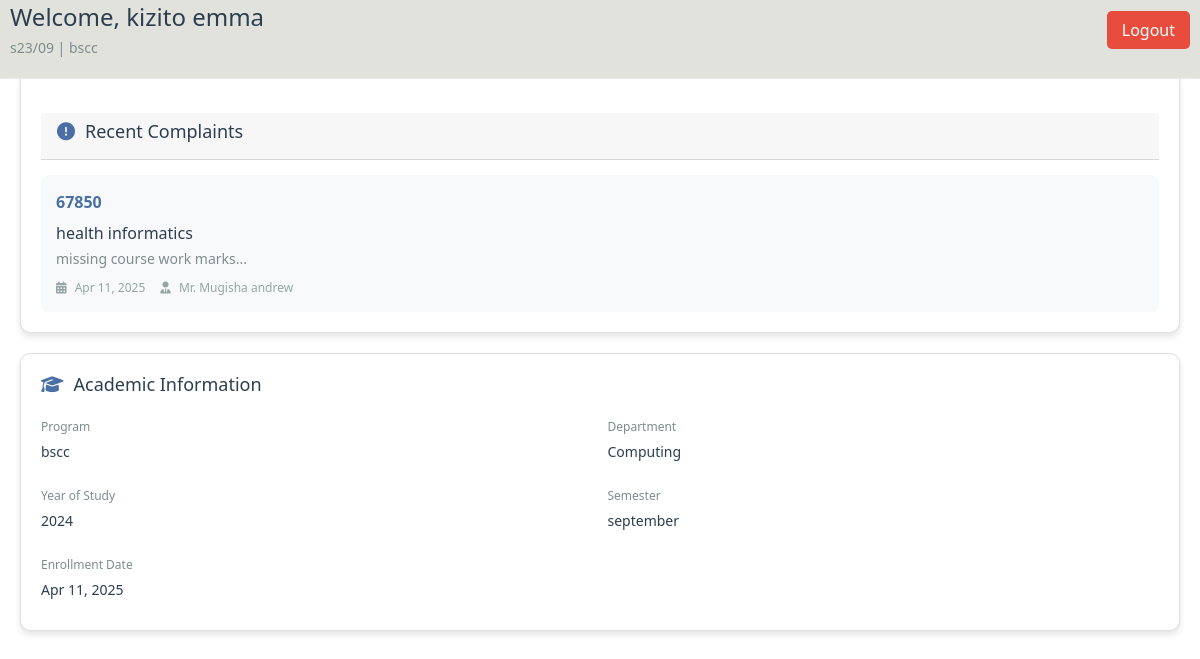
Page /student/dashboard (signed in) on the committed database.
### school_app/models.py (models this page shows, shortened)
class Student(db.Model, UserMixin):
    __tablename__ = 'students'
    student_id = db.Column(db.Integer, primary_key=True)
    student_names = db.Column(db.String(150), nullable=False)
    student_registration_number = db.Column(db.String(150), nullable=False)
    program = db.Column(db.String(100), nullable=False)
    department = db.Column(db.String(100), nullable=False)
    year_of_study = db.Column(db.String(100), nullable=False)
    semester = db.Column(db.String(100), nullable=False)
    email = db.Column(db.String(100), unique=True, nullable=False)
    password = db.Column(db.String(100), nullable=False)
    enrollment_date = db.Column(db.DateTime, nullable=False, default=lambda: datetime.now(AFRICA_KAMPALA_TZ))
    complaints = db.relationship('Complaint', backref='complaint_student', lazy=True)

class Complaint(db.Model):
    __tablename__ = 'complaints'
    complaint_id = db.Column(db.Integer, primary_key=True)
    student_id = db.Column(db.Integer, db.ForeignKey('students.student_id'), nullable=False)
    course_name = db.Column(db.String(120), nullable=False)
    course_code = db.Column(db.String(120), nullable=False)
    course_intake = db.Column(db.String(120), nullable=False)
    complaint_text = db.Column(db.Text, nullable=False)
    lecturer_names = db.Column(db.String(120), nullable=False)
    lecturer_email = db.Column(db.String(120), nullable=False)
    date_filed = db.Column(db.DateTime, default=func.now(), nullable=False)

### school_app/main.py (the view)
@main.route('/student/dashboard')
@login_required
def student_dashboard():
    if not isinstance(current_user._get_current_object(), Student):
        flash('Access denied. Student account required.', 'danger')
        return redirect(url_for('main.home'))
    recent_complaints = Complaint.query.filter_by(student_id=current_user.student_id)\
                                     .order_by(Complaint.date_filed.desc())\
                                     .limit(3)\
                                     .all()
    total_complaints = Complaint.query.filter_by(student_id=current_user.student_id).count()
    return render_template('student_dashboard.html',
                         recent_complaints=recent_complaints,
                         total_complaints=total_complaints)

### school_app/models.py (called while the page is built)
@login_manager.user_loader
def load_user(user_id):
    try:
        user_type, real_id = user_id.split('-', 1)
        if user_type == 'student':
            return Student.query.get(int(real_id))
        elif user_type == 'admin':
            return Admin.query.get(int(real_id))
    except Exception:
        return None

### school_app/templates/student_dashboard.html (shortened to what this page needs)
{% extends "base.html" %}
{% block content %}
<div class="dashboard-container">
    <header class="dashboard-header">
        <div class="user-info">
            <div>
                <h1>Welcome, {{ current_user.student_names }}</h1>
                <p class="user-meta">{{ current_user.student_registration_number }} | {{ current_user.program }}</p>
            </div>
        </div>
        <div class="header-actions">
            <a href="{{ url_for('auth.logout') }}" class="logout-btn">Logout</a>
        </div>
    </header>
        <section class="card complaints-card mt-5">
            <div class="card-header mt-4">
                <h2><i class="fas fa-exclamation-circle"></i> Recent Complaints</h2>
            </div>
            <div class="complaints-list">
                {% if current_user.complaints %}
                    {% for complaint in current_user.complaints[:3] %}
                    <div class="complaint-item">
                        <div class="complaint-header">
                            <span class="course-code">{{ complaint.course_code }}</span>
                        </div>
                        <h3 class="complaint-title">{{ complaint.course_name }}</h3>
                        <p class="complaint-excerpt">{{ complaint.complaint_text[:100] }}...</p>
                        <div class="complaint-meta">
                            <span><i class="fas fa-calendar-alt"></i> {{ complaint.date_filed.strftime('%b %d, %Y') }}</span>
                            <span><i class="fas fa-user-tie"></i> {{ complaint.lecturer_names }}</span>
                        </div>
                    </div>
                    {% endfor %}
                {% else %}
                    <div class="no-complaints">
                        <i class="fas fa-inbox"></i>
                        <p>You haven't filed any complaints yet</p>
                        <a href="{{ url_for('main.complaint') }}" class="btn-primary">File Your First Complaint</a>
                    </div>
                {% endif %}
            </div>
        </section>
        <section class="card academic-card">
            <h2><i class="fas fa-graduation-cap"></i> Academic Information</h2>
            <div class="info-grid">
                <div class="info-item">
                    <label>Program</label>
                    <p>{{ current_user.program }}</p>
                </div>
                <div class="info-item">
                    <label>Department</label>
                    <p>{{ current_user.department }}</p>
                </div>
                <div class="info-item">
                    <label>Year of Study</label>
                    <p>{{ current_user.year_of_study }}</p>
                </div>
                <div class="info-item">
                    <label>Semester</label>
                    <p>{{ current_user.semester }}</p>
                </div>
                <div class="info-item">
                    <label>Enrollment Date</label>
                    <p>{{ current_user.enrollment_date.strftime('%b %d, %Y') }}</p>
                </div>
            </div>
        </section>
    </div>
{% endblock %}

### school_app/static/css/styles.css (style rules this page uses)
* { margin: 0; padding: 0; box-sizing: border-box; }
header { position: fixed; top: 0; left: 0; width: 100%; padding: 3px 10px; background-color: #E0E2DB; z-index: 15; display: flex; justify-content: space-between; }

### school_app/templates/student_dashboard.html (style rules this page uses)
.dashboard-container { max-width: 1200px; margin: 0 auto; padding: 20px; font-family: 'Segoe UI', Tahoma, Geneva, Verdana, sans-serif; color: #333; }
.dashboard-header { display: flex; justify-content: space-between; align-items: center; margin-bottom: 30px; padding-bottom: 20px; border-bottom: 1px solid #eaeaea; }
.user-info { display: flex; align-items: center; gap: 20px; }
.user-info h1 { margin: 0; font-size: 24px; color: #2c3e50; }
.user-meta { margin: 5px 0 0; color: #7f8c8d; font-size: 14px; }
.header-actions .logout-btn { background-color: #e74c3c; color: white; padding: 8px 15px; border-radius: 5px; text-decoration: none; font-weight: 500; transition: background-color 0.3s; }
.card { background: white; border-radius: 10px; box-shadow: 0 4px 6px rgba(0, 0, 0, 0.1); padding: 20px; margin-bottom: 20px; }
.card h2 { margin-top: 0; color: #2c3e50; font-size: 18px; display: flex; align-items: center; gap: 10px; }
.card h2 i { color: #4a6fa5; }
.complaints-card { grid-column: span 8; }
.academic-card { grid-column: span 4; }
.card-header { display: flex; justify-content: space-between; align-items: center; margin-bottom: 15px; }
.complaints-list { display: flex; flex-direction: column; gap: 15px; }
.complaint-item { background: #f8f9fa; border-radius: 8px; padding: 15px; transition: all 0.3s; }
.complaint-header { display: flex; justify-content: space-between; margin-bottom: 10px; }
.course-code { font-weight: bold; color: #4a6fa5; }
.complaint-title { margin: 5px 0; font-size: 16px; color: #2c3e50; }
.complaint-excerpt { margin: 5px 0 10px; color: #7f8c8d; font-size: 14px; }
.complaint-meta { display: flex; gap: 15px; font-size: 12px; color: #95a5a6; }
.complaint-meta i { margin-right: 5px; }
.info-grid { display: grid; grid-template-columns: repeat(2, 1fr); gap: 15px; margin-top: 15px; }
.info-item { margin-bottom: 10px; }
.info-item label { display: block; font-size: 12px; color: #7f8c8d; margin-bottom: 5px; }
.info-item p { margin: 0; font-size: 14px; color: #2c3e50; font-weight: 500; }

### rows in the picture
Student: student_names "kizito emma", student_registration_number "s23/09", program "bscc", department "Computing", year_of_study "2024", semester "september", enrollment_date "Apr 11, 2025"
Complaint: course_code "67850", course_name "health informatics", complaint_text "missing course work marks", date_filed "Apr 11, 2025", lecturer_names "Mr. Mugisha andrew"
